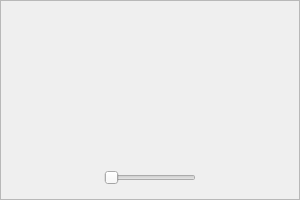
<?xml version="1.0" encoding="UTF-8"?>
<ui version="4.0">
 <class>image_preview</class>
 <widget class="QFrame" name="image_preview">
  <property name="geometry">
   <rect>
    <x>0</x>
    <y>0</y>
    <width>300</width>
    <height>200</height>
   </rect>
  </property>
  <property name="minimumSize">
   <size>
    <width>0</width>
    <height>200</height>
   </size>
  </property>
  <property name="maximumSize">
   <size>
    <width>99999</width>
    <height>99999</height>
   </size>
  </property>
  <property name="windowTitle">
   <string>Frame</string>
  </property>
  <property name="frameShape">
   <enum>QFrame::StyledPanel</enum>
  </property>
  <property name="frameShadow">
   <enum>QFrame::Raised</enum>
  </property>
  <layout class="QVBoxLayout" name="verticalLayout">
   <item>
    <spacer name="verticalSpacer">
     <property name="orientation">
      <enum>Qt::Vertical</enum>
     </property>
     <property name="sizeHint" stdset="0">
      <size>
       <width>17</width>
       <height>137</height>
      </size>
     </property>
    </spacer>
   </item>
   <item>
    <layout class="QHBoxLayout" name="horizontalLayout">
     <item>
      <spacer name="horizontalSpacer">
       <property name="orientation">
        <enum>Qt::Horizontal</enum>
       </property>
       <property name="sizeHint" stdset="0">
        <size>
         <width>40</width>
         <height>20</height>
        </size>
       </property>
      </spacer>
     </item>
     <item>
      <widget class="QSlider" name="horizontalSlider">
       <property name="minimum">
        <number>20</number>
       </property>
       <property name="value">
        <number>20</number>
       </property>
       <property name="orientation">
        <enum>Qt::Horizontal</enum>
       </property>
      </widget>
     </item>
     <item>
      <spacer name="horizontalSpacer_2">
       <property name="orientation">
        <enum>Qt::Horizontal</enum>
       </property>
       <property name="sizeHint" stdset="0">
        <size>
         <width>40</width>
         <height>20</height>
        </size>
       </property>
      </spacer>
     </item>
    </layout>
   </item>
  </layout>
 </widget>
 <resources/>
 <connections/>
</ui>
